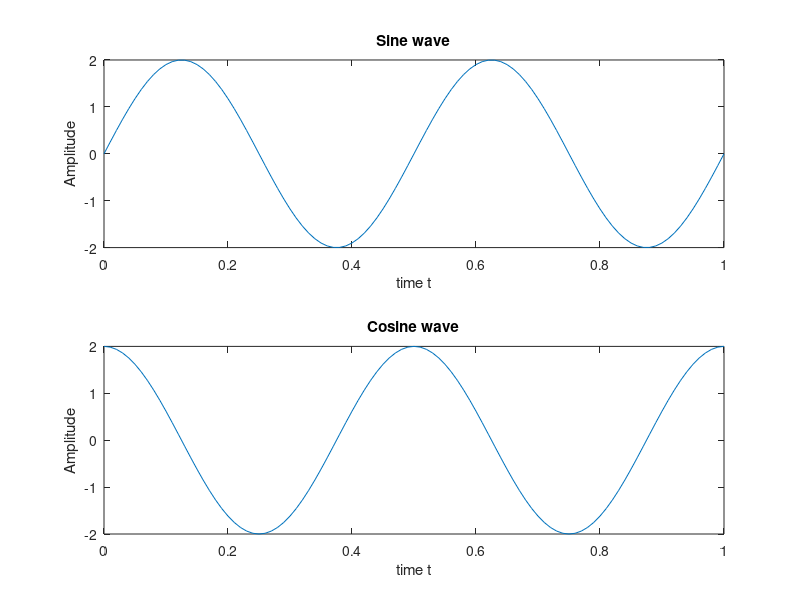

Source code (MATLAB):
clc;
close all;
clear;
%A = input("Enter Amplitude: "); 
%F = input("Enter Frequency:");
A=2;
F=2;
t = 0:0.01:1;
y1 = A*sin(2*pi*F*t);
subplot(2,1,1);
plot(t,y1);
title('Sine wave');
xlabel('time t');
ylabel('Amplitude');
y2 = A*cos(2*pi*F*t);
subplot(2,1,2);
plot(t,y2);
title('Cosine wave');
xlabel('time t');
ylabel('Amplitude');
